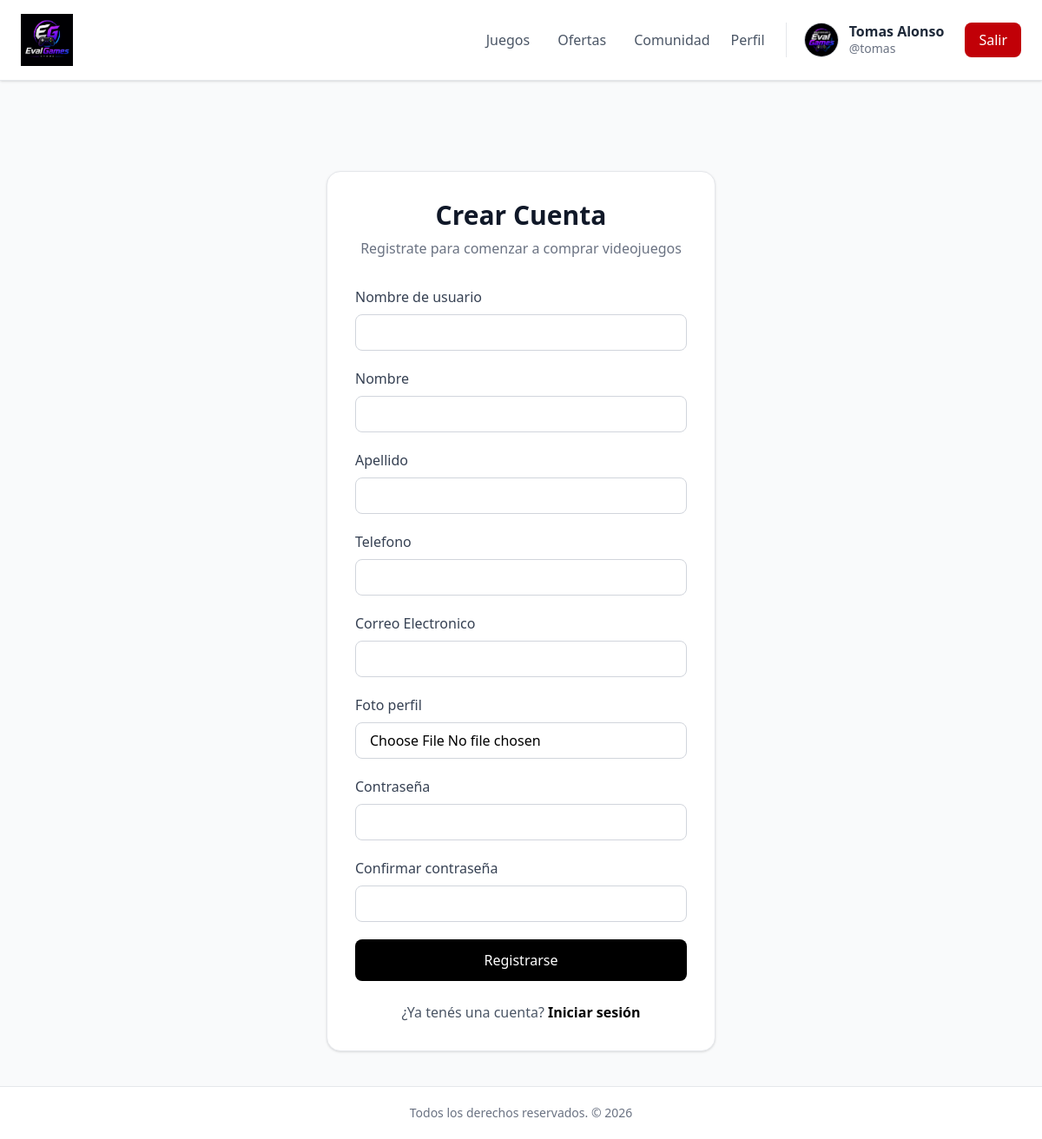
Page /accounts/register (signed in) on the committed database.
### usuarios/models.py (models this page shows, shortened)
class UsuarioPersonalizado(AbstractUser):
    telefono = models.CharField(
        max_length=20,
        null=True,
        blank=True
    )
    foto_perfil = models.ImageField(
        upload_to='users_fp',
        null=True,
        blank=True
    )

### usuarios/views.py (the view)
# urls.py: path('accounts/register',register, name='register')
def register(request):
    if request.method == 'POST':
        form = UsuarioPersonalizadoForm(request.POST, request.FILES)
        if form.is_valid():
            usuario = form.save()
            grupo_comun = Group.objects.filter(
                name='usuario_comun'
            ).first()
            if grupo_comun:
                usuario.groups.add(grupo_comun)
                usuario.rol_usuario = grupo_comun
                usuario.save()
            login(request, usuario)
            return redirect('inicio')
    else:
        form = UsuarioPersonalizadoForm()
    return render(
        request,
        'registration/register.html',
        {'form': form}
    )

### usuarios/forms.py
class UsuarioPersonalizadoForm(UserCreationForm):
    class Meta(UserCreationForm.Meta):
        model = UsuarioPersonalizado
        fields = UserCreationForm.Meta.fields + ('first_name','last_name','telefono','email','foto_perfil')

### templates/registration/register.html (shortened to what this page needs)
{% extends 'inicio/base.html' %}
{% load widget_tweaks %}
{% block body %}
<div class="max-w-md mx-auto mt-16">
    <div class="bg-white border border-gray-200 rounded-2xl shadow-sm p-8">
        <h1 class="text-3xl font-bold text-center text-gray-900 mb-2">
            Crear Cuenta
        </h1>
        <p class="text-center text-gray-500 mb-8">
            Registrate para comenzar a comprar videojuegos
        </p>
        <form method="POST" class="space-y-5" enctype="multipart/form-data">
            {% for field in form %}
            <div>
                {% if field.label == 'Username' %}
                    <label class="block mb-2 font-medium text-gray-700">
                        Nombre de usuario
                    </label>
                 {% elif field.label == 'First name' %}
                    <label class="block mb-2 font-medium text-gray-700">
                        Nombre
                    </label>
                {% elif field.label == 'Last name' %}
                    <label class="block mb-2 font-medium text-gray-700">
                        Apellido
                    </label>
                {% elif field.label == 'Password' %}
                    <label class="block mb-2 font-medium text-gray-700">
                        Contraseña
                    </label>
                {% elif field.label == 'Password confirmation' %}
                    <label class="block mb-2 font-medium text-gray-700">
                        Confirmar contraseña
                    </label>
                {% elif field.label == 'Email address' %}
                    <label class="block mb-2 font-medium text-gray-700">
                        Correo Electronico
                    </label>
                {% else %}
                    <label class="block mb-2 font-medium text-gray-700">
                        {{ field.label }}
                    </label>
                {% endif %}
                {{ field|add_class:"w-full border border-gray-300 rounded-lg px-4 py-2 focus:ring-2 focus:ring-black focus:border-black outline-none transition" }}
            </div>
            {% endfor %}
            <button
                type="submit"
                class="w-full bg-black text-white py-3 rounded-lg font-medium hover:bg-gray-800 transition duration-200 cursor-pointer"
            >
                Registrarse
            </button>
        </form>
        <div class="mt-6 text-center text-gray-600">
            ¿Ya tenés una cuenta?
            <a
                href="{% url 'login' %}"
                class="text-black font-semibold hover:underline"
            >
                Iniciar sesión
            </a>
        </div>
    </div>
</div>
{% endblock %}

### inicio/templates/inicio/base.html (shortened to what this page needs)
{% load static tailwind_tags %}
<!DOCTYPE html>
<html lang="es">
<head>
    {% tailwind_css %}
</head>
<body class="bg-gray-50 min-h-screen flex flex-col">
    <nav class="bg-white border-b border-gray-200 shadow-sm">
        <div class="max-w-7xl mx-auto px-6 py-4 flex justify-between items-center">
            <a href="{% url 'inicio' %}" class="text-2xl">
                <img
                    src="/media/Logo/logo_EvalGames.png"
                    class="h-15 w-15 cursor-pointer"
                    alt="logo_page"
                />
            </a>
            <div class="flex items-center gap-6 text-gray-600 font-medium">
                {% if user.is_authenticated %}
                    <a href="{% url 'juegos' %}" class="hover:text-black transition">
                        Juegos
                    </a>
                    <a href="{% url 'oferta' %}"
                       class="hover:text-black hover:bg-amber-300 transition p-2 rounded">
                        Ofertas
                    </a>
                    <a href="{% url 'posteos' %}" class="hover:text-black transition">
                        Comunidad
                    </a>
                    <a href="{% url 'perfil' %}" class="hover:text-black transition">
                        Perfil
                    </a>
                    <div class="flex items-center gap-3 border-l border-gray-200 pl-5">
                        {% if user.foto_perfil %}
                            <img
                                src="{{ user.foto_perfil.url }}"
                                alt="foto perfil"
                                class="w-10 h-10 rounded-full object-cover border border-gray-300"
                            >
                        {% else %}
                            <div class="w-10 h-10 rounded-full bg-gray-300 flex items-center justify-center text-white font-bold">
                                {{ user.username|first|upper }}
                            </div>
                        {% endif %}
                        <div class="flex flex-col leading-tight">
                            {% if user.first_name or user.last_name %}
                                <span class="font-semibold text-gray-800">
                                    {{ user.first_name }}
                                    {{ user.last_name }}
                                </span>
                            {% endif %}
                            <span class="text-sm text-gray-500">
                                @{{ user.username }}
                            </span>
                        </div>
                    </div>
                    <form action="{% url 'logout' %}" method="POST">
                        <button
                            type="submit"
                            class="bg-red-700 hover:bg-red-500 text-white px-4 py-2 rounded-lg transition cursor-pointer"
                        >
                            Salir
                        </button>
                    </form>
                {% endif %}
            </div>
        </div>
    </nav>
    <main class="flex-1 max-w-7xl mx-auto w-full px-6 py-10">
        {% block body %}
        {% endblock %}
    </main>
    <footer class="bg-white border-t border-gray-200 py-5 text-center text-sm text-gray-500">
        Todos los derechos reservados. &copy; 2026
    </footer>
</body>
</html>

### rows in the picture
UsuarioPersonalizado: foto_perfil (picture), first_name "Tomas", last_name "Alonso", username "tomas"

### other values in the picture
{{ field.label }} "Telefono" "Foto perfil"
